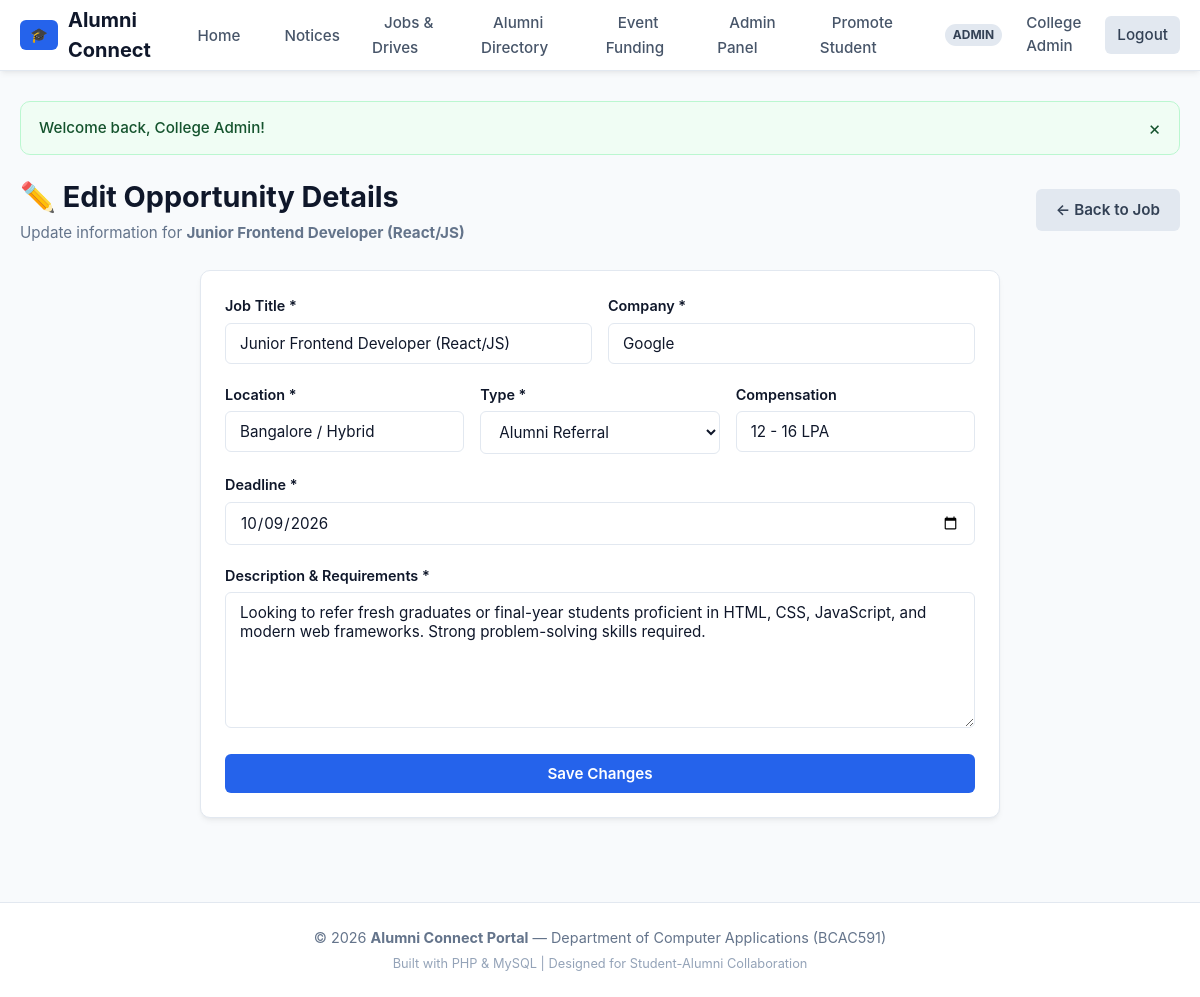
Screenshot of /jobs/job-edit.php?id=1 (signed in) with the database file from the repository.
### tables this page shows
CREATE TABLE `jobs` (
    `id` INT AUTO_INCREMENT PRIMARY KEY,
    `posted_by` INT NOT NULL,
    `title` VARCHAR(150) NOT NULL,
    `company` VARCHAR(100) NOT NULL,
    `location` VARCHAR(100) NOT NULL,
    `job_type` ENUM('Full-Time', 'Part-Time', 'Internship', 'Referral') NOT NULL DEFAULT 'Full-Time',
    `salary` VARCHAR(50) NULL,
    `description` TEXT NOT NULL,
    `deadline` DATE NOT NULL,
    `created_at` TIMESTAMP DEFAULT CURRENT_TIMESTAMP,
    CONSTRAINT `fk_jobs_posted_by` FOREIGN KEY (`posted_by`) REFERENCES `users` (`id`) ON DELETE CASCADE
);

### jobs/job-edit.php (the view, shortened to what this page needs)
<?php
require_once __DIR__ . '/../config/db.php';
$job_id = (int)($_GET['id'] ?? 0);
$stmt = $pdo->prepare("SELECT * FROM jobs WHERE id = ?");
$stmt->execute([$job_id]);
$job = $stmt->fetch();
require_once __DIR__ . '/../includes/header.php';
?>
<div class="page-header">
    <div>
        <h1>✏️ Edit Opportunity Details</h1>
        <p>Update information for <strong><?= e($job['title']) ?></strong></p>
    </div>
    <div>
        <a href="<?= base_url('jobs/job-view.php?id=' . $job['id']) ?>" class="btn btn-secondary">&larr; Back to Job</a>
    </div>
</div>
<div style="max-width: 800px; margin: 0 auto;">
    <div class="card">
        <form method="POST" action="">
            <div style="display: grid; grid-template-columns: 1fr 1fr; gap: 16px;">
                <div class="form-group">
                    <label class="form-label" for="title">Job Title *</label>
                    <input type="text" id="title" name="title" class="form-control" value="<?= e($job['title']) ?>" required>
                </div>
                <div class="form-group">
                    <label class="form-label" for="company">Company *</label>
                    <input type="text" id="company" name="company" class="form-control" value="<?= e($job['company']) ?>" required>
                </div>
            </div>
            <div style="display: grid; grid-template-columns: 1fr 1fr 1fr; gap: 16px;">
                <div class="form-group">
                    <label class="form-label" for="location">Location *</label>
                    <input type="text" id="location" name="location" class="form-control" value="<?= e($job['location']) ?>" required>
                </div>
                <div class="form-group">
                    <label class="form-label" for="job_type">Type *</label>
                    <select id="job_type" name="job_type" class="form-control" required>
                        <option value="Referral" <?= ($job['job_type'] === 'Referral') ? 'selected' : '' ?>>Alumni Referral</option>
                    </select>
                </div>
                <div class="form-group">
                    <label class="form-label" for="salary">Compensation</label>
                    <input type="text" id="salary" name="salary" class="form-control" value="<?= e($job['salary']) ?>">
                </div>
            </div>
            <div class="form-group">
                <label class="form-label" for="deadline">Deadline *</label>
                <input type="date" id="deadline" name="deadline" class="form-control" value="<?= e($job['deadline']) ?>" required>
            </div>
            <div class="form-group">
                <label class="form-label" for="description">Description & Requirements *</label>
                <textarea id="description" name="description" class="form-control" rows="6" required><?= e($job['description']) ?></textarea>
            </div>
            <button type="submit" class="btn btn-primary btn-block">Save Changes</button>
        </form>
    </div>
</div>
<?php require_once __DIR__ . '/../includes/footer.php'; ?>

### assets/css/style.css (style rules this page uses)
:root { --primary: #2563eb; --primary-hover: #1d4ed8; --primary-light: #eff6ff; --secondary: #475569; --success: #16a34a; --success-light: #f0fdf4; --warning: #d97706; --warning-light: #fffbeb; --danger: #dc2626; --danger-light: #fef2f2; --bg: #f8fafc; --card-bg: #ffffff; --border: #e2e8f0; --text: #0f172a; --text-muted: #64748b; --radius: 10px; --shadow: 0 4px 6px -1px rgba(0, 0, 0, 0.05), 0 2px 4px -2px rgba(0, 0, 0, 0.05); --shadow-md: 0 10px 15px -3px rgba(0, 0, 0, 0.08), 0 4px 6px -4px rgba(0, 0, 0, 0.04); }
* { margin: 0; padding: 0; box-sizing: border-box; font-family: -apple-system, BlinkMacSystemFont, 'Segoe UI', Roboto, 'Helvetica Neue', Arial, sans-serif; }
body { background-color: var(--bg); color: var(--text); min-height: 100vh; display: flex; flex-direction: column; line-height: 1.5; }
a { color: var(--primary); text-decoration: none; transition: color 0.2s; }
.page-header { display: flex; justify-content: space-between; align-items: center; margin-bottom: 25px; flex-wrap: wrap; gap: 15px; }
.page-header h1 { font-size: 1.8rem; font-weight: 700; color: var(--text); }
.page-header p { color: var(--text-muted); font-size: 0.95rem; margin-top: 4px; }
.card { background: var(--card-bg); border: 1px solid var(--border); border-radius: var(--radius); padding: 24px; box-shadow: var(--shadow); margin-bottom: 24px; }
.btn { display: inline-flex; align-items: center; justify-content: center; gap: 8px; padding: 10px 20px; border-radius: 6px; font-size: 0.95rem; font-weight: 600; border: none; cursor: pointer; transition: all 0.2s; text-decoration: none; }
.btn-primary { background: var(--primary); color: white !important; }
.btn-secondary { background: #e2e8f0; color: #334155 !important; }
.btn-block { width: 100%; }
.form-group { margin-bottom: 20px; }
.form-label { display: block; margin-bottom: 6px; font-weight: 600; font-size: 0.9rem; color: var(--text); }
.form-control { width: 100%; padding: 10px 14px; border: 1px solid var(--border); border-radius: 6px; font-size: 0.95rem; color: var(--text); background: #ffffff; transition: border-color 0.2s, box-shadow 0.2s; }
textarea.form-control { resize: vertical; min-height: 100px; }

### rows the page displays
jobs: title "Junior Frontend Developer (React/JS)", company "Google", location "Bangalore / Hybrid", job_type "Alumni Referral", salary "12 - 16 LPA", deadline "10/09/2026", description "Looking to refer fresh graduates or final-year students proficient in HTML, CSS, JavaScript, and modern web frameworks. Strong problem-solving skills required."

### other values shown
$user['role'] "ADMIN"
$user['name'] "College Admin"
$message "Welcome back, College Admin!"
